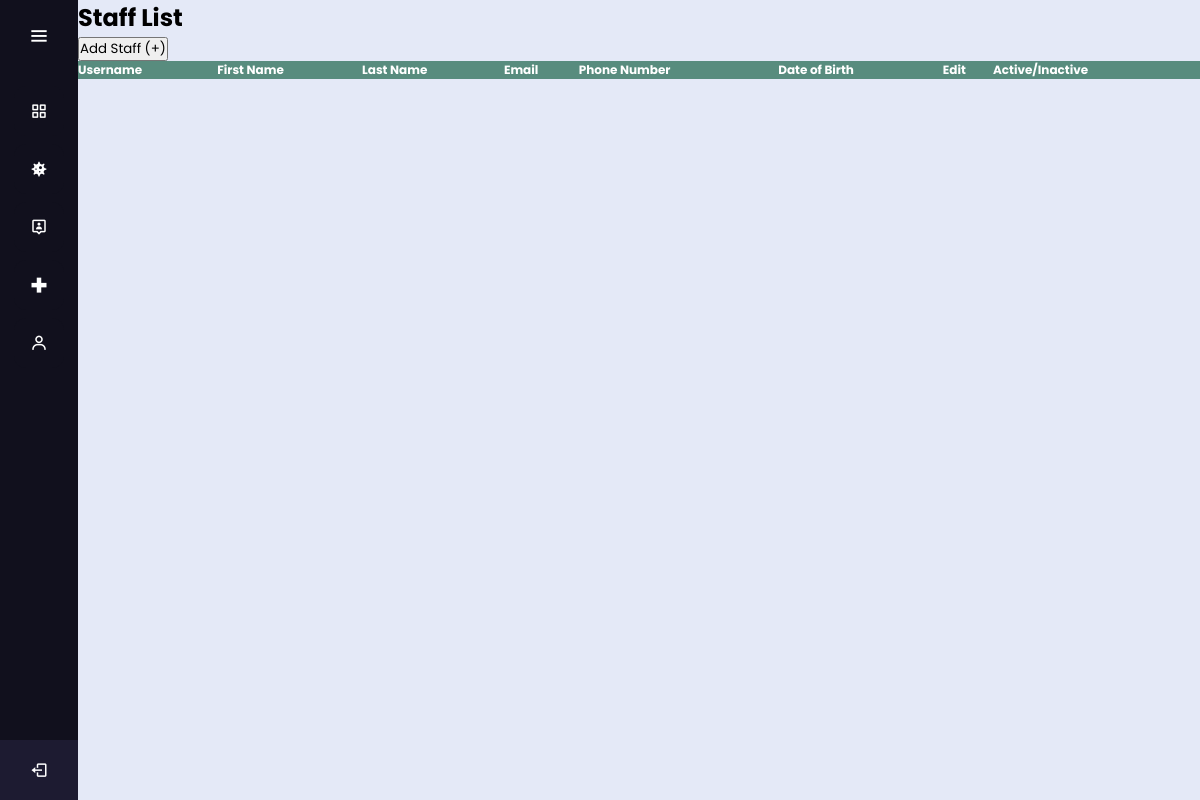
Before: /clinic/staff.php (signed in) with the older database file.
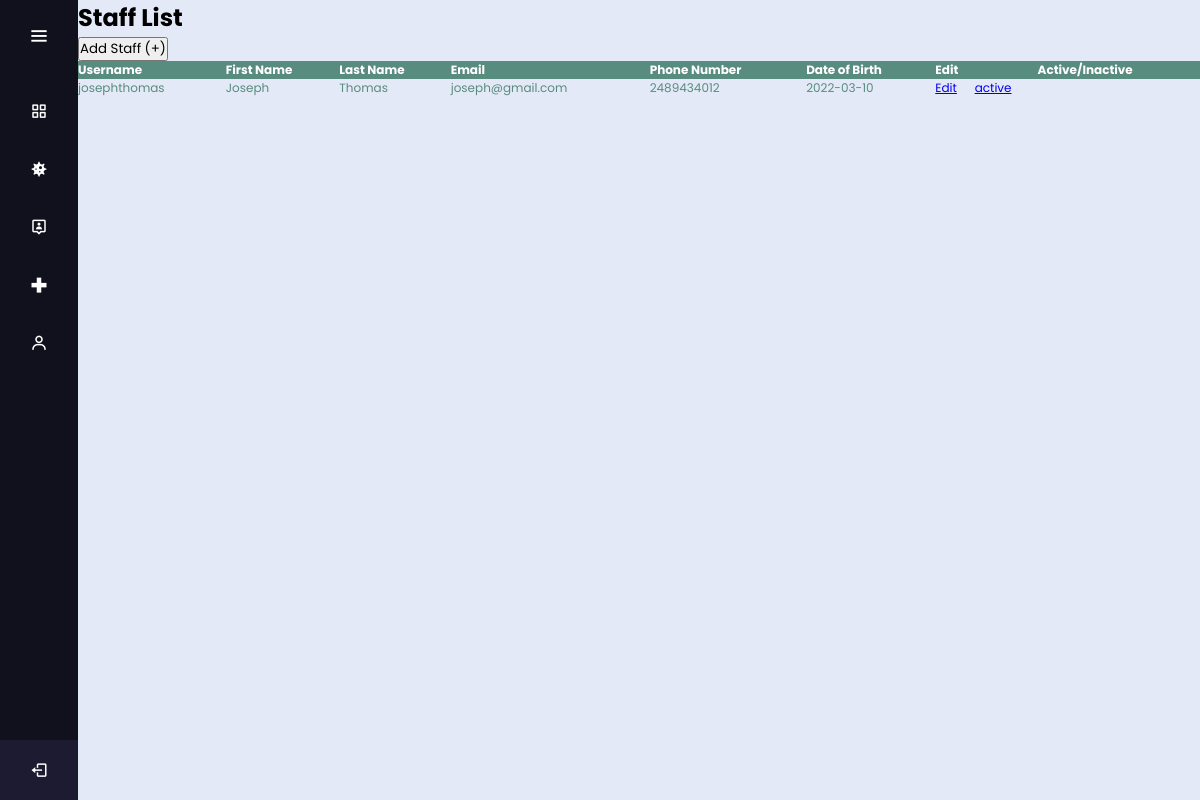
After: the same page with the newer database file.
### tables this page shows
CREATE TABLE `staff` (
  `icstaff` varchar(100) NOT NULL,
  `password` varchar(100) NOT NULL,
  `staffFirstName` varchar(50) NOT NULL,
  `staffLastName` varchar(50) NOT NULL,
  `staffPhone` varchar(100) NOT NULL,
  `staffEmail` varchar(100) NOT NULL,
  `staffDOB` date NOT NULL,
  `active` varchar(20) NOT NULL
);

### clinic/staff.php (the view, shortened to what this page needs)
<?php
include_once '../assets/conn/dbconnect.php';
?>
<!DOCTYPE html>
<html lang="en" dir="ltr">
  <head>
    <link rel="stylesheet" href="style.css">
    <link href='https://unpkg.com/boxicons@2.0.7/css/boxicons.min.css' rel='stylesheet'>
   </head>
<body>
<div class="sidebar">
    <div class="logo-details">
        <i class='bx bx-menu' id="btn" ></i>
    </div>
    <ul class="nav-list">
      <li>
         <a href="doctordashboard.php">
          <i class='bx bx-grid-alt'></i>
        </a>
      </li>
      <li>
         <a href="addresults.php">
         <i class='bx bxs-virus'></i>
        </a>
      </li>
     <li>
       <a href="patientlist.php">
       <i class='bx bx-user-pin'></i>
       </a>
     </li>
     <li>
       <a href="staff.php">
       <i class='bx bx-plus-medical'></i>
       </a>
     </li>
     <li>
         <a href="doctorprofile.php">
         <i class='bx bx-user'></i>
        </a>
      </li>
     <li class="profile">
         <a href="logout.php?logout"><i class='bx bx-log-out' id="log_out" ></i></a>
     </li>
    </ul>
  </div>
  <section class="home-section">
                            <h2>
                            Staff List
                            </h2>
                            <a href='staffCreation.php'><button>Add Staff (+)</button></a>
                        <table>
                            <thead>
                                <tr>
                                    <th>Username</th>
                                    <th>First Name</th>
                                    <th>Last Name</th>
                                    <th>Email</th>
                                    <th>Phone Number</th>
                                    <th>Date of Birth</th>
                                    <th>Edit<th>
                                    <th>Active/Inactive</th>
                                </tr>
                            </thead>
                            <?php
                            $result=mysqli_query($con,"SELECT * FROM staff");
                            while ($patientRow=mysqli_fetch_array($result)) {
                                echo "<tbody>";
                                echo '<tr>
                                <td>'.$patientRow['icstaff'].'</td>
                                <td>'.$patientRow['staffFirstName'].'</td>
                                <td>'.$patientRow['staffLastName'].'</td>
                                <td>'.$patientRow['staffEmail'].'</td>
                                <td>'.$patientRow['staffPhone'].'</td>
                                <td>'.$patientRow['staffDOB'].'</td>
                                <td>'.'<a href="editstaff.php?username='.$patientRow['icstaff'].'">'.'Edit'.'</a>'.'</td>
                                <td>'.'<a href="active.php?username='.$patientRow['icstaff'].'&active='.$patientRow['active'].'">'.$patientRow['active'].'</a>'.'</td>';
                            }
                                echo "</tr>";
                           echo "</tbody>";
                       echo "</table>";
                        ?>
                        </section>
    </body>
</html>

### clinic/style.css (style rules this page uses)
* { margin: 0; padding: 0; box-sizing: border-box; font-family: "Poppins" , sans-serif; }
.sidebar { position: fixed; left: 0; top: 0; height: 100%; width: 78px; background: #11101D; padding: 6px 14px; z-index: 99; transition: all 0.5s ease; }
.sidebar .logo-details { height: 60px; display: flex; align-items: center; position: relative; }
.sidebar .logo-details #btn { position: absolute; top: 50%; right: 0; transform: translateY(-50%); font-size: 22px; transition: all 0.4s ease; font-size: 23px; text-align: center; cursor: pointer; transition: all 0.5s ease; }
.sidebar i { color: #fff; height: 60px; min-width: 50px; font-size: 28px; text-align: center; line-height: 60px; }
.sidebar .nav-list { margin-top: 20px; height: 100%; }
.sidebar li { position: relative; margin: 8px 0; list-style: none; }
.sidebar li a { display: flex; height: 100%; width: 100%; border-radius: 12px; align-items: center; text-decoration: none; transition: all 0.4s ease; background: #11101D; }
.sidebar li i { height: 50px; line-height: 50px; font-size: 18px; border-radius: 12px; }
.sidebar li.profile { position: fixed; height: 60px; width: 78px; left: 0; bottom: -8px; padding: 10px 14px; background: #1d1b31; transition: all 0.5s ease; overflow: hidden; }
.sidebar .profile #log_out { position: absolute; top: 50%; right: 0; transform: translateY(-50%); background: #1d1b31; width: 100%; height: 60px; line-height: 60px; border-radius: 0px; transition: all 0.5s ease; }
.home-section { position: relative; background: #E4E9F7; min-height: 100vh; top: 0; left: 78px; width: calc(100% - 78px); transition: all 0.5s ease; z-index: 2; }

### clinic/staff.php (style rules this page uses)
table { border-collapse: collapse; width: 100%; color: #588c7e; font-family: monospace; font-size: 12px; text-align: left; }
th { background-color: #588c7e; color: white; }

Changed rows visible on the page:
added staff: icstaff "josephthomas", staffFirstName "Joseph", staffLastName "Thomas", staffEmail "joseph@gmail.com", staffPhone "2489434012", staffDOB "2022-03-10", active "active"
